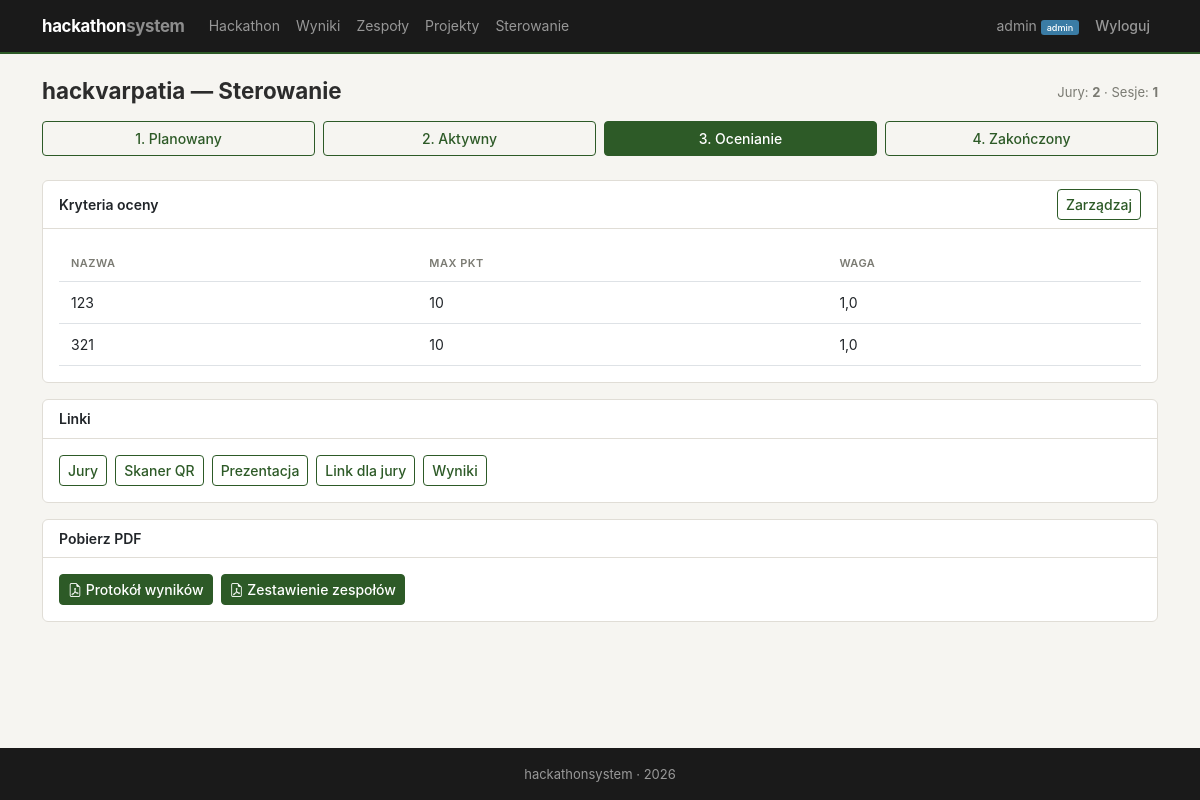
/jury/status/ (signed in), run on the app's committed database.
### hackathon/models.py (models this page shows, shortened)
class Hackathon(models.Model):
    STATUS_CHOICES = [
        ('planned', 'Planowany'),
        ('active', 'Aktywny'),
        ('judging', 'Ocenianie'),
        ('finished', 'Zakończony'),
    ]
    name = models.CharField(max_length=200, verbose_name='Nazwa')
    description = models.TextField(verbose_name='Opis')
    date_start = models.DateTimeField(verbose_name='Data rozpoczęcia')
    date_end = models.DateTimeField(verbose_name='Data zakończenia')
    submit_deadline = models.DateTimeField(verbose_name='Deadline oddania projektów')
    status = models.CharField(max_length=20, choices=STATUS_CHOICES, default='planned', verbose_name='Status')
    max_team_size = models.PositiveIntegerField(default=5, verbose_name='Max wielkość zespołu')
    created_at = models.DateTimeField(auto_now_add=True)
    class Meta:
        ordering = ['-date_start']
    @classmethod
    def current(cls):
        h = cls.objects.first()
        if not h:
            raise Http404("Brak hackathonu. Utwórz hackathon w panelu admina.")
        return h

### judging/models.py (models this page shows, shortened)
class Criterion(models.Model):
    hackathon = models.ForeignKey(Hackathon, on_delete=models.CASCADE, related_name='criteria')
    name = models.CharField(max_length=200, verbose_name='Nazwa kryterium')
    description = models.TextField(blank=True, verbose_name='Opis')
    max_points = models.PositiveIntegerField(default=10, verbose_name='Max punktów')
    weight = models.FloatField(default=1.0, verbose_name='Waga')
    class Meta:
        verbose_name_plural = 'Criteria'

### judging/views.py (the view)
    @login_required
    def wrapper(request, *args, **kwargs):
        if not hasattr(request.user, 'profile') or not request.user.profile.is_admin:
            messages.error(request, 'Brak uprawnień administratora.')
            return redirect('accounts:dashboard')
        return view_func(request, *args, **kwargs)

### accounts/models.py (called while the page is built)
    @property
    def is_admin(self):
        return self.role == 'admin'

### judging/views.py (called while the page is built, shortened)
def admin_required(view_func):
    @login_required
    def wrapper(request, *args, **kwargs):
        if not hasattr(request.user, 'profile') or not request.user.profile.is_admin:
            messages.error(request, 'Brak uprawnień administratora.')
            return redirect('accounts:dashboard')
        return view_func(request, *args, **kwargs)
    wrapper.__name__ = view_func.__name__
    return wrapper

@admin_required
def hackathon_status_manage(request):
    hackathon = Hackathon.current()
    return render(request, 'judging/hackathon_status_manage.html', {
        'hackathon': hackathon,
        'jury_count': JuryMember.objects.filter(is_active=True).count(),
        'session_count': JurySession.objects.filter(jury_member__isnull=False).count(),
        'criteria': Criterion.objects.filter(hackathon=hackathon).order_by('pk'),
    })

### judging/templates/judging/hackathon_status_manage.html (shortened to what this page needs)
{% extends 'base.html' %}
{% block content %}
<div class="section-header">
    <h2>{{ hackathon.name }} — Sterowanie</h2>
    <div>
        <span class="text-muted" style="font-size:13px">Jury: <strong>{{ jury_count }}</strong> &middot; Sesje: <strong>{{ session_count }}</strong></span>
    </div>
</div>
<div class="row g-2 mb-4">
    <div class="col-md-3">
        <form method="post">{% csrf_token %}<input type="hidden" name="status" value="planned">
            <button type="submit" class="btn w-100 {% if hackathon.status == 'planned' %}btn-primary{% else %}btn-outline-primary{% endif %}">
                1. Planowany
            </button>
        </form>
    </div>
    <div class="col-md-3">
        <form method="post">{% csrf_token %}<input type="hidden" name="status" value="active">
            <button type="submit" class="btn w-100 {% if hackathon.status == 'active' %}btn-primary{% else %}btn-outline-primary{% endif %}">
                2. Aktywny
            </button>
        </form>
    </div>
    <div class="col-md-3">
        <form method="post">{% csrf_token %}<input type="hidden" name="status" value="judging">
            <button type="submit" class="btn w-100 {% if hackathon.status == 'judging' %}btn-primary{% else %}btn-outline-primary{% endif %}">
                3. Ocenianie
            </button>
        </form>
    </div>
    <div class="col-md-3">
        <form method="post">{% csrf_token %}<input type="hidden" name="status" value="finished">
            <button type="submit" class="btn w-100 {% if hackathon.status == 'finished' %}btn-primary{% else %}btn-outline-primary{% endif %}">
                4. Zakończony
            </button>
        </form>
    </div>
</div>
<div class="card mb-3">
    <div class="card-header d-flex justify-content-between align-items-center">
        Kryteria oceny
        <a href="{% url 'hackathon:manage_criteria' %}" class="btn btn-outline-primary btn-sm">Zarządzaj</a>
    </div>
    <div class="card-body">
        {% if criteria %}
            <table class="table table-sm mb-0">
                <thead><tr><th>Nazwa</th><th>Max pkt</th><th>Waga</th></tr></thead>
                <tbody>
                {% for c in criteria %}
                    <tr><td>{{ c.name }}</td><td>{{ c.max_points }}</td><td>{{ c.weight }}</td></tr>
                {% endfor %}
                </tbody>
            </table>
        {% else %}
            <p class="text-muted mb-0">Brak kryteriów — jury nie będzie mogło głosować.</p>
        {% endif %}
    </div>
</div>
<div class="card mb-3">
    <div class="card-header">Linki</div>
    <div class="card-body d-flex flex-wrap gap-2">
        <a href="{% url 'jury:members' %}" class="btn btn-outline-primary btn-sm">Jury</a>
        <a href="{% url 'jury:scanner' %}" class="btn btn-outline-primary btn-sm">Skaner QR</a>
        <a href="{% url 'jury:presentation' %}" class="btn btn-outline-primary btn-sm">Prezentacja</a>
        <a href="{% url 'jury:vote' %}" class="btn btn-outline-primary btn-sm" target="_blank">Link dla jury</a>
        <a href="{% url 'jury:results' %}" class="btn btn-outline-primary btn-sm">Wyniki</a>
    </div>
</div>
<div class="card">
    <div class="card-header">Pobierz PDF</div>
    <div class="card-body d-flex flex-wrap gap-2">
        <a href="{% url 'hackathon:pdf_results' %}" class="btn btn-primary btn-sm"><i class="bi bi-file-earmark-pdf"></i> Protokół wyników</a>
        <a href="{% url 'hackathon:pdf_teams' %}" class="btn btn-primary btn-sm"><i class="bi bi-file-earmark-pdf"></i> Zestawienie zespołów</a>
    </div>
</div>
{% endblock %}

### templates/base.html (shortened to what this page needs)
<!DOCTYPE html>
<html lang="pl">
<head>
    <link href="https://cdn.jsdelivr.net/npm/bootstrap@5.3.0/dist/css/bootstrap.min.css" rel="stylesheet">
    <link href="https://cdn.jsdelivr.net/npm/bootstrap-icons@1.10.0/font/bootstrap-icons.css" rel="stylesheet">
    {% load static %}
    <link rel="stylesheet" href="{% static 'css/style.css' %}">
</head>
<body>
    <nav class="navbar navbar-expand-lg navbar-dark">
        <div class="container">
            <a class="navbar-brand" href="{% url 'home' %}">hackathon<span style="opacity:.5">system</span></a>
            <div class="collapse navbar-collapse" id="navbarNav">
                <ul class="navbar-nav me-auto">
                    <li class="nav-item">
                        <a class="nav-link" href="{% url 'hackathon:detail' %}">Hackathon</a>
                    </li>
                    <li class="nav-item">
                        <a class="nav-link" href="{% url 'jury:results' %}">Wyniki</a>
                    </li>
                    {% if user.is_authenticated %}
                        <li class="nav-item">
                            <a class="nav-link" href="{% url 'teams:list' %}">Zespoły</a>
                        </li>
                        {% if user.profile.is_admin %}
                            <li class="nav-item">
                                <a class="nav-link" href="{% url 'projects:list' %}">Projekty</a>
                            </li>
                            <li class="nav-item">
                                <a class="nav-link" href="{% url 'jury:status' %}">Sterowanie</a>
                            </li>
                        {% endif %}
                    {% endif %}
                </ul>
                <ul class="navbar-nav">
                    {% if user.is_authenticated %}
                        <li class="nav-item">
                            <a class="nav-link" href="{% url 'accounts:dashboard' %}">
                                {{ user.username }}
                                {% if user.profile.is_admin %}<span class="badge bg-info">admin</span>{% endif %}
                            </a>
                        </li>
                        <li class="nav-item">
                            <form method="post" action="{% url 'accounts:logout' %}" class="d-inline">
                                <button type="submit" class="nav-link btn btn-link" style="font-size:14px">Wyloguj</button>
                            </form>
                        </li>
                    {% endif %}
                </ul>
            </div>
        </div>
    </nav>
    <div class="container mt-4">
        {% block content %}{% endblock %}
    </div>
    <footer class="mt-5">
        <div class="container text-center">
            <p class="mb-0">hackathonsystem &middot; 2026</p>
        </div>
    </footer>
</body>
</html>

### static/css/style.css (style rules this page uses)
:root { --c-bg: #f6f5f1; --c-surface: #fff; --c-border: #e0ddd6; --c-text: #2c2c2c; --c-muted: #7a7a72; --c-primary: #2d5a27; --c-primary-light: #e8f0e6; --c-accent: #b8860b; --c-accent-light: #fdf5e6; --c-danger: #a33; --c-nav-bg: #1a1a1a; }
* { box-sizing: border-box; }
body { min-height: 100vh; display: flex; flex-direction: column; background: var(--c-bg); color: var(--c-text); font-family: -apple-system, BlinkMacSystemFont, "Segoe UI", Roboto, sans-serif; font-size: 15px; line-height: 1.55; }
.container.mt-4 { flex: 1; }
.navbar { background: var(--c-nav-bg) !important; padding: .5rem 0; border-bottom: 2px solid var(--c-primary); font-size: 14px; }
.navbar-brand { font-weight: 700; letter-spacing: -0.3px; font-size: 1.05rem; }
.navbar .nav-link { padding: .4rem .7rem; }
.navbar .badge { font-size: .65em; vertical-align: middle; }
.card { background: var(--c-surface); border: 1px solid var(--c-border); border-radius: 6px; box-shadow: none; transition: border-color .15s; }
.card-header { background: transparent; border-bottom: 1px solid var(--c-border); font-weight: 600; font-size: 14px; }
.btn { font-size: 14px; border-radius: 4px; font-weight: 500; }
.btn-primary { background: var(--c-primary); border-color: var(--c-primary); }
.btn-outline-primary { color: var(--c-primary); border-color: var(--c-primary); }
.table { font-size: 14px; }
.table th { border-top: none; font-weight: 600; color: var(--c-muted); text-transform: uppercase; font-size: 11px; letter-spacing: .5px; padding: .6rem .75rem; }
.table td { padding: .6rem .75rem; vertical-align: middle; }
.badge { font-size: .7em; font-weight: 500; border-radius: 3px; }
.badge.bg-info { background: #3a7ca5 !important; }
h2 { font-size: 1.4rem; font-weight: 700; margin-bottom: .75rem; }
footer { background: var(--c-nav-bg) !important; font-size: 13px; color: #999 !important; padding: 1rem 0; }
footer p { color: #999; }
.section-header { display: flex; align-items: center; justify-content: space-between; margin-bottom: 1rem; }
.section-header h2 { margin-bottom: 0; }
.text-muted { color: var(--c-muted) !important; }
a { color: var(--c-primary); }

### data on the page
Hackathon: name "hackvarpatia"
Criterion: name "123", max_points "10", weight "1,0"
Criterion: name "321", max_points "10", weight "1,0"

### other printed values
{{ user.username }} "admin"
{{ jury_count }} "2"
{{ session_count }} "1"
